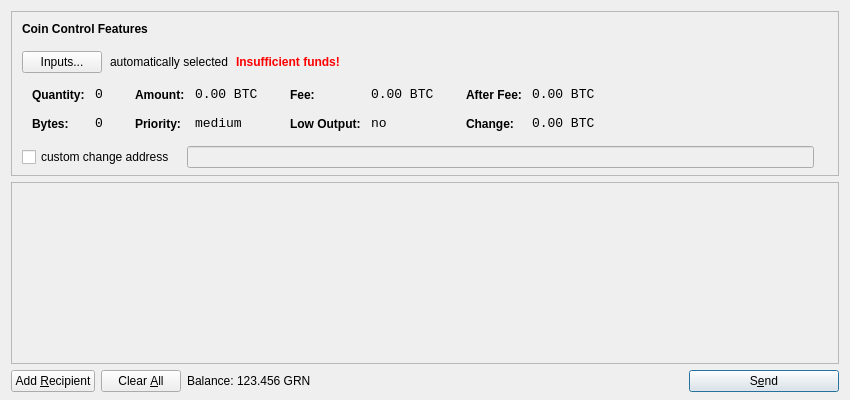
<?xml version="1.0" encoding="UTF-8"?>
<ui version="4.0">
 <class>SendCoinsDialog</class>
 <widget class="QDialog" name="SendCoinsDialog">
  <property name="geometry">
   <rect>
    <x>0</x>
    <y>0</y>
    <width>850</width>
    <height>400</height>
   </rect>
  </property>
  <property name="windowTitle">
   <string>Send Coins</string>
  </property>
  <layout class="QVBoxLayout" name="verticalLayout" stretch="0,1,0">
   <property name="bottomMargin">
    <number>8</number>
   </property>
   <item>
    <widget class="QFrame" name="frameCoinControl">
     <property name="sizePolicy">
      <sizepolicy hsizetype="Expanding" vsizetype="Expanding">
       <horstretch>0</horstretch>
       <verstretch>0</verstretch>
      </sizepolicy>
     </property>
     <property name="maximumSize">
      <size>
       <width>16777215</width>
       <height>16777215</height>
      </size>
     </property>
     <property name="frameShape">
      <enum>QFrame::StyledPanel</enum>
     </property>
     <property name="frameShadow">
      <enum>QFrame::Sunken</enum>
     </property>
     <layout class="QVBoxLayout" name="verticalLayoutCoinControl2">
      <property name="spacing">
       <number>-1</number>
      </property>
      <property name="leftMargin">
       <number>0</number>
      </property>
      <property name="topMargin">
       <number>0</number>
      </property>
      <property name="rightMargin">
       <number>0</number>
      </property>
      <property name="bottomMargin">
       <number>6</number>
      </property>
      <item>
       <layout class="QVBoxLayout" name="verticalLayoutCoinControl" stretch="0,0,0,0,1">
        <property name="spacing">
         <number>0</number>
        </property>
        <property name="leftMargin">
         <number>10</number>
        </property>
        <property name="topMargin">
         <number>10</number>
        </property>
        <item>
         <layout class="QHBoxLayout" name="horizontalLayoutCoinControl1">
          <property name="bottomMargin">
           <number>15</number>
          </property>
          <item>
           <widget class="QLabel" name="labelCoinControlFeatures">
            <property name="sizePolicy">
             <sizepolicy hsizetype="Preferred" vsizetype="Maximum">
              <horstretch>0</horstretch>
              <verstretch>0</verstretch>
             </sizepolicy>
            </property>
            <property name="font">
             <font>
              <weight>75</weight>
              <bold>true</bold>
             </font>
            </property>
            <property name="styleSheet">
             <string notr="true">font-weight:bold;</string>
            </property>
            <property name="text">
             <string>Coin Control Features</string>
            </property>
           </widget>
          </item>
         </layout>
        </item>
        <item>
         <layout class="QHBoxLayout" name="horizontalLayoutCoinControl2" stretch="0,0,0,0">
          <property name="spacing">
           <number>8</number>
          </property>
          <property name="bottomMargin">
           <number>10</number>
          </property>
          <item>
           <widget class="QPushButton" name="pushButtonCoinControl">
            <property name="styleSheet">
             <string notr="true"/>
            </property>
            <property name="text">
             <string>Inputs...</string>
            </property>
           </widget>
          </item>
          <item>
           <widget class="QLabel" name="labelCoinControlAutomaticallySelected">
            <property name="text">
             <string>automatically selected</string>
            </property>
            <property name="margin">
             <number>5</number>
            </property>
           </widget>
          </item>
          <item>
           <widget class="QLabel" name="labelCoinControlInsuffFunds">
            <property name="font">
             <font>
              <weight>75</weight>
              <bold>true</bold>
             </font>
            </property>
            <property name="styleSheet">
             <string notr="true">color:red;font-weight:bold;</string>
            </property>
            <property name="text">
             <string>Insufficient funds!</string>
            </property>
            <property name="margin">
             <number>5</number>
            </property>
           </widget>
          </item>
          <item>
           <spacer name="horizontalSpacerCoinControl">
            <property name="orientation">
             <enum>Qt::Horizontal</enum>
            </property>
            <property name="sizeHint" stdset="0">
             <size>
              <width>40</width>
              <height>1</height>
             </size>
            </property>
           </spacer>
          </item>
         </layout>
        </item>
        <item>
         <widget class="QWidget" name="widgetCoinControl" native="true">
          <property name="sizePolicy">
           <sizepolicy hsizetype="Preferred" vsizetype="Preferred">
            <horstretch>0</horstretch>
            <verstretch>0</verstretch>
           </sizepolicy>
          </property>
          <property name="minimumSize">
           <size>
            <width>0</width>
            <height>0</height>
           </size>
          </property>
          <property name="styleSheet">
           <string notr="true"/>
          </property>
          <layout class="QHBoxLayout" name="horizontalLayoutCoinControl5">
           <property name="margin">
            <number>0</number>
           </property>
           <item>
            <layout class="QHBoxLayout" name="horizontalLayoutCoinControl3" stretch="0,0,0,1">
             <property name="spacing">
              <number>20</number>
             </property>
             <property name="topMargin">
              <number>0</number>
             </property>
             <property name="bottomMargin">
              <number>10</number>
             </property>
             <item>
              <layout class="QFormLayout" name="formLayoutCoinControl1">
               <property name="horizontalSpacing">
                <number>10</number>
               </property>
               <property name="verticalSpacing">
                <number>14</number>
               </property>
               <property name="leftMargin">
                <number>10</number>
               </property>
               <property name="topMargin">
                <number>4</number>
               </property>
               <property name="rightMargin">
                <number>6</number>
               </property>
               <item row="0" column="0">
                <widget class="QLabel" name="labelCoinControlQuantityText">
                 <property name="styleSheet">
                  <string notr="true">font-weight:bold;</string>
                 </property>
                 <property name="text">
                  <string>Quantity:</string>
                 </property>
                 <property name="margin">
                  <number>0</number>
                 </property>
                </widget>
               </item>
               <item row="0" column="1">
                <widget class="QLabel" name="labelCoinControlQuantity">
                 <property name="font">
                  <font>
                   <family>Monospace</family>
                   <pointsize>10</pointsize>
                  </font>
                 </property>
                 <property name="cursor">
                  <cursorShape>IBeamCursor</cursorShape>
                 </property>
                 <property name="contextMenuPolicy">
                  <enum>Qt::ActionsContextMenu</enum>
                 </property>
                 <property name="text">
                  <string notr="true">0</string>
                 </property>
                 <property name="margin">
                  <number>0</number>
                 </property>
                 <property name="textInteractionFlags">
                  <set>Qt::LinksAccessibleByMouse|Qt::TextSelectableByKeyboard|Qt::TextSelectableByMouse</set>
                 </property>
                </widget>
               </item>
               <item row="1" column="0">
                <widget class="QLabel" name="labelCoinControlBytesText">
                 <property name="styleSheet">
                  <string notr="true">font-weight:bold;</string>
                 </property>
                 <property name="text">
                  <string>Bytes:</string>
                 </property>
                </widget>
               </item>
               <item row="1" column="1">
                <widget class="QLabel" name="labelCoinControlBytes">
                 <property name="font">
                  <font>
                   <family>Monospace</family>
                   <pointsize>10</pointsize>
                  </font>
                 </property>
                 <property name="cursor">
                  <cursorShape>IBeamCursor</cursorShape>
                 </property>
                 <property name="contextMenuPolicy">
                  <enum>Qt::ActionsContextMenu</enum>
                 </property>
                 <property name="text">
                  <string notr="true">0</string>
                 </property>
                 <property name="textInteractionFlags">
                  <set>Qt::LinksAccessibleByMouse|Qt::TextSelectableByKeyboard|Qt::TextSelectableByMouse</set>
                 </property>
                </widget>
               </item>
              </layout>
             </item>
             <item>
              <layout class="QFormLayout" name="formLayoutCoinControl2">
               <property name="horizontalSpacing">
                <number>10</number>
               </property>
               <property name="verticalSpacing">
                <number>14</number>
               </property>
               <property name="leftMargin">
                <number>6</number>
               </property>
               <property name="topMargin">
                <number>4</number>
               </property>
               <property name="rightMargin">
                <number>6</number>
               </property>
               <item row="0" column="0">
                <widget class="QLabel" name="labelCoinControlAmountText">
                 <property name="styleSheet">
                  <string notr="true">font-weight:bold;</string>
                 </property>
                 <property name="text">
                  <string>Amount:</string>
                 </property>
                 <property name="margin">
                  <number>0</number>
                 </property>
                </widget>
               </item>
               <item row="0" column="1">
                <widget class="QLabel" name="labelCoinControlAmount">
                 <property name="font">
                  <font>
                   <family>Monospace</family>
                   <pointsize>10</pointsize>
                  </font>
                 </property>
                 <property name="cursor">
                  <cursorShape>IBeamCursor</cursorShape>
                 </property>
                 <property name="contextMenuPolicy">
                  <enum>Qt::ActionsContextMenu</enum>
                 </property>
                 <property name="text">
                  <string notr="true">0.00 BTC</string>
                 </property>
                 <property name="textInteractionFlags">
                  <set>Qt::LinksAccessibleByMouse|Qt::TextSelectableByKeyboard|Qt::TextSelectableByMouse</set>
                 </property>
                </widget>
               </item>
               <item row="1" column="0">
                <widget class="QLabel" name="labelCoinControlPriorityText">
                 <property name="styleSheet">
                  <string notr="true">font-weight:bold;</string>
                 </property>
                 <property name="text">
                  <string>Priority:</string>
                 </property>
                </widget>
               </item>
               <item row="1" column="1">
                <widget class="QLabel" name="labelCoinControlPriority">
                 <property name="font">
                  <font>
                   <family>Monospace</family>
                   <pointsize>10</pointsize>
                  </font>
                 </property>
                 <property name="cursor">
                  <cursorShape>IBeamCursor</cursorShape>
                 </property>
                 <property name="contextMenuPolicy">
                  <enum>Qt::ActionsContextMenu</enum>
                 </property>
                 <property name="text">
                  <string>medium</string>
                 </property>
                 <property name="textInteractionFlags">
                  <set>Qt::LinksAccessibleByMouse|Qt::TextSelectableByKeyboard|Qt::TextSelectableByMouse</set>
                 </property>
                </widget>
               </item>
              </layout>
             </item>
             <item>
              <layout class="QFormLayout" name="formLayoutCoinControl3">
               <property name="horizontalSpacing">
                <number>10</number>
               </property>
               <property name="verticalSpacing">
                <number>14</number>
               </property>
               <property name="leftMargin">
                <number>6</number>
               </property>
               <property name="topMargin">
                <number>4</number>
               </property>
               <property name="rightMargin">
                <number>6</number>
               </property>
               <item row="0" column="0">
                <widget class="QLabel" name="labelCoinControlFeeText">
                 <property name="styleSheet">
                  <string notr="true">font-weight:bold;</string>
                 </property>
                 <property name="text">
                  <string>Fee:</string>
                 </property>
                 <property name="margin">
                  <number>0</number>
                 </property>
                </widget>
               </item>
               <item row="0" column="1">
                <widget class="QLabel" name="labelCoinControlFee">
                 <property name="font">
                  <font>
                   <family>Monospace</family>
                   <pointsize>10</pointsize>
                  </font>
                 </property>
                 <property name="cursor">
                  <cursorShape>IBeamCursor</cursorShape>
                 </property>
                 <property name="contextMenuPolicy">
                  <enum>Qt::ActionsContextMenu</enum>
                 </property>
                 <property name="text">
                  <string notr="true">0.00 BTC</string>
                 </property>
                 <property name="textInteractionFlags">
                  <set>Qt::LinksAccessibleByMouse|Qt::TextSelectableByKeyboard|Qt::TextSelectableByMouse</set>
                 </property>
                </widget>
               </item>
               <item row="1" column="0">
                <widget class="QLabel" name="labelCoinControlLowOutputText">
                 <property name="styleSheet">
                  <string notr="true">font-weight:bold;</string>
                 </property>
                 <property name="text">
                  <string>Low Output:</string>
                 </property>
                </widget>
               </item>
               <item row="1" column="1">
                <widget class="QLabel" name="labelCoinControlLowOutput">
                 <property name="font">
                  <font>
                   <family>Monospace</family>
                   <pointsize>10</pointsize>
                  </font>
                 </property>
                 <property name="cursor">
                  <cursorShape>IBeamCursor</cursorShape>
                 </property>
                 <property name="contextMenuPolicy">
                  <enum>Qt::ActionsContextMenu</enum>
                 </property>
                 <property name="text">
                  <string>no</string>
                 </property>
                 <property name="textInteractionFlags">
                  <set>Qt::LinksAccessibleByMouse|Qt::TextSelectableByKeyboard|Qt::TextSelectableByMouse</set>
                 </property>
                </widget>
               </item>
              </layout>
             </item>
             <item>
              <layout class="QFormLayout" name="formLayoutCoinControl4">
               <property name="horizontalSpacing">
                <number>10</number>
               </property>
               <property name="verticalSpacing">
                <number>14</number>
               </property>
               <property name="leftMargin">
                <number>6</number>
               </property>
               <property name="topMargin">
                <number>4</number>
               </property>
               <property name="rightMargin">
                <number>6</number>
               </property>
               <item row="0" column="0">
                <widget class="QLabel" name="labelCoinControlAfterFeeText">
                 <property name="styleSheet">
                  <string notr="true">font-weight:bold;</string>
                 </property>
                 <property name="text">
                  <string>After Fee:</string>
                 </property>
                 <property name="margin">
                  <number>0</number>
                 </property>
                </widget>
               </item>
               <item row="0" column="1">
                <widget class="QLabel" name="labelCoinControlAfterFee">
                 <property name="font">
                  <font>
                   <family>Monospace</family>
                   <pointsize>10</pointsize>
                  </font>
                 </property>
                 <property name="cursor">
                  <cursorShape>IBeamCursor</cursorShape>
                 </property>
                 <property name="contextMenuPolicy">
                  <enum>Qt::ActionsContextMenu</enum>
                 </property>
                 <property name="text">
                  <string notr="true">0.00 BTC</string>
                 </property>
                 <property name="textInteractionFlags">
                  <set>Qt::LinksAccessibleByMouse|Qt::TextSelectableByKeyboard|Qt::TextSelectableByMouse</set>
                 </property>
                </widget>
               </item>
               <item row="1" column="0">
                <widget class="QLabel" name="labelCoinControlChangeText">
                 <property name="styleSheet">
                  <string notr="true">font-weight:bold;</string>
                 </property>
                 <property name="text">
                  <string>Change:</string>
                 </property>
                </widget>
               </item>
               <item row="1" column="1">
                <widget class="QLabel" name="labelCoinControlChange">
                 <property name="font">
                  <font>
                   <family>Monospace</family>
                   <pointsize>10</pointsize>
                  </font>
                 </property>
                 <property name="cursor">
                  <cursorShape>IBeamCursor</cursorShape>
                 </property>
                 <property name="contextMenuPolicy">
                  <enum>Qt::ActionsContextMenu</enum>
                 </property>
                 <property name="text">
                  <string notr="true">0.00 BTC</string>
                 </property>
                 <property name="textInteractionFlags">
                  <set>Qt::LinksAccessibleByMouse|Qt::TextSelectableByKeyboard|Qt::TextSelectableByMouse</set>
                 </property>
                </widget>
               </item>
              </layout>
             </item>
            </layout>
           </item>
          </layout>
         </widget>
        </item>
        <item>
         <layout class="QHBoxLayout" name="horizontalLayoutCoinControl4" stretch="0,0,0">
          <property name="spacing">
           <number>12</number>
          </property>
          <property name="sizeConstraint">
           <enum>QLayout::SetDefaultConstraint</enum>
          </property>
          <property name="topMargin">
           <number>5</number>
          </property>
          <property name="rightMargin">
           <number>5</number>
          </property>
          <item>
           <widget class="QCheckBox" name="checkBoxCoinControlChange">
            <property name="text">
             <string>custom change address</string>
            </property>
           </widget>
          </item>
          <item>
           <widget class="QLineEdit" name="lineEditCoinControlChange">
            <property name="enabled">
             <bool>false</bool>
            </property>
            <property name="sizePolicy">
             <sizepolicy hsizetype="Expanding" vsizetype="Fixed">
              <horstretch>0</horstretch>
              <verstretch>0</verstretch>
             </sizepolicy>
            </property>
           </widget>
          </item>
          <item>
           <widget class="QLabel" name="labelCoinControlChangeLabel">
            <property name="sizePolicy">
             <sizepolicy hsizetype="Preferred" vsizetype="Expanding">
              <horstretch>0</horstretch>
              <verstretch>0</verstretch>
             </sizepolicy>
            </property>
            <property name="minimumSize">
             <size>
              <width>0</width>
              <height>0</height>
             </size>
            </property>
            <property name="text">
             <string/>
            </property>
            <property name="margin">
             <number>3</number>
            </property>
           </widget>
          </item>
         </layout>
        </item>
        <item>
         <spacer name="verticalSpacerCoinControl">
          <property name="orientation">
           <enum>Qt::Vertical</enum>
          </property>
          <property name="sizeHint" stdset="0">
           <size>
            <width>800</width>
            <height>1</height>
           </size>
          </property>
         </spacer>
        </item>
       </layout>
      </item>
     </layout>
    </widget>
   </item>
   <item>
    <widget class="QScrollArea" name="scrollArea">
     <property name="widgetResizable">
      <bool>true</bool>
     </property>
     <widget class="QWidget" name="scrollAreaWidgetContents">
      <property name="geometry">
       <rect>
        <x>0</x>
        <y>0</y>
        <width>830</width>
        <height>165</height>
       </rect>
      </property>
      <layout class="QVBoxLayout" name="verticalLayout_2">
       <property name="margin">
        <number>0</number>
       </property>
       <item>
        <layout class="QVBoxLayout" name="entries">
         <property name="spacing">
          <number>6</number>
         </property>
        </layout>
       </item>
       <item>
        <spacer name="verticalSpacer">
         <property name="orientation">
          <enum>Qt::Vertical</enum>
         </property>
         <property name="sizeHint" stdset="0">
          <size>
           <width>20</width>
           <height>40</height>
          </size>
         </property>
        </spacer>
       </item>
      </layout>
     </widget>
    </widget>
   </item>
   <item>
    <layout class="QHBoxLayout" name="horizontalLayout">
     <item>
      <widget class="QPushButton" name="addButton">
       <property name="toolTip">
        <string>Send to multiple recipients at once</string>
       </property>
       <property name="text">
        <string>Add &amp;Recipient</string>
       </property>
       <property name="icon">
        <iconset resource="../bitcoin.qrc">
         <normaloff>:/icons/add</normaloff>:/icons/add</iconset>
       </property>
       <property name="autoDefault">
        <bool>false</bool>
       </property>
      </widget>
     </item>
     <item>
      <widget class="QPushButton" name="clearButton">
       <property name="sizePolicy">
        <sizepolicy hsizetype="Minimum" vsizetype="Fixed">
         <horstretch>0</horstretch>
         <verstretch>0</verstretch>
        </sizepolicy>
       </property>
       <property name="toolTip">
        <string>Remove all transaction fields</string>
       </property>
       <property name="text">
        <string>Clear &amp;All</string>
       </property>
       <property name="icon">
        <iconset resource="../bitcoin.qrc">
         <normaloff>:/icons/remove</normaloff>:/icons/remove</iconset>
       </property>
       <property name="autoRepeatDelay">
        <number>300</number>
       </property>
       <property name="autoDefault">
        <bool>false</bool>
       </property>
      </widget>
     </item>
     <item>
      <layout class="QHBoxLayout" name="horizontalLayout_2">
       <property name="spacing">
        <number>3</number>
       </property>
       <item>
        <widget class="QLabel" name="label">
         <property name="text">
          <string>Balance:</string>
         </property>
        </widget>
       </item>
       <item>
        <widget class="QLabel" name="labelBalance">
         <property name="cursor">
          <cursorShape>IBeamCursor</cursorShape>
         </property>
         <property name="text">
          <string>123.456 GRN</string>
         </property>
         <property name="textInteractionFlags">
          <set>Qt::LinksAccessibleByMouse|Qt::TextSelectableByKeyboard|Qt::TextSelectableByMouse</set>
         </property>
        </widget>
       </item>
      </layout>
     </item>
     <item>
      <spacer name="horizontalSpacer">
       <property name="orientation">
        <enum>Qt::Horizontal</enum>
       </property>
       <property name="sizeHint" stdset="0">
        <size>
         <width>40</width>
         <height>20</height>
        </size>
       </property>
      </spacer>
     </item>
     <item>
      <widget class="QPushButton" name="sendButton">
       <property name="minimumSize">
        <size>
         <width>150</width>
         <height>0</height>
        </size>
       </property>
       <property name="toolTip">
        <string>Confirm the send action</string>
       </property>
       <property name="text">
        <string>S&amp;end</string>
       </property>
       <property name="icon">
        <iconset resource="../bitcoin.qrc">
         <normaloff>:/icons/send</normaloff>:/icons/send</iconset>
       </property>
       <property name="default">
        <bool>true</bool>
       </property>
      </widget>
     </item>
    </layout>
   </item>
  </layout>
 </widget>
 <resources>
  <include location="../bitcoin.qrc"/>
 </resources>
 <connections/>
</ui>
